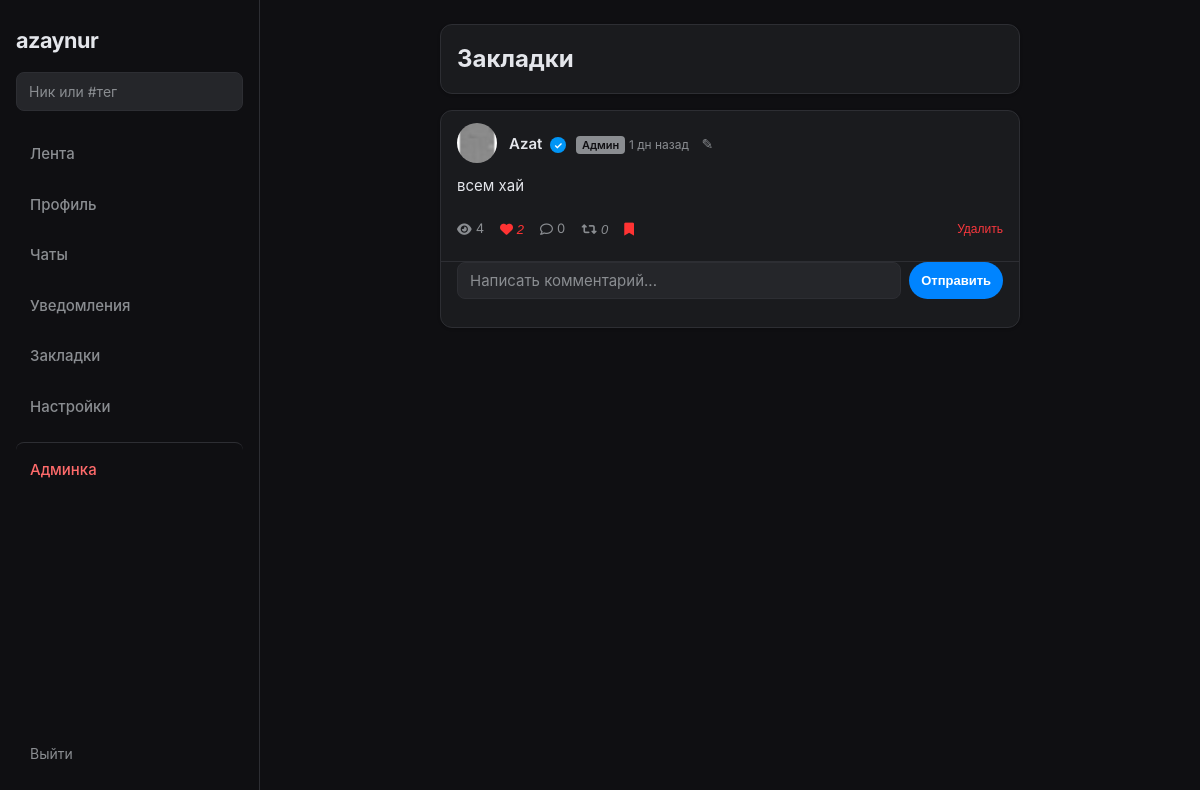
The app's page /saved (signed in) with its own data.
### app.py (models this page shows, shortened)
class Post(db.Model):
    id = db.Column(db.Integer, primary_key=True)
    user_id = db.Column(db.Integer, db.ForeignKey('user.id'), nullable=False)
    body = db.Column(db.Text, nullable=False)
    image = db.Column(db.String(200), nullable=True)
    created_at = db.Column(db.DateTime, default=datetime.utcnow)
    edited_at = db.Column(db.DateTime, nullable=True)
    user = db.relationship('User', backref=db.backref('posts', lazy='dynamic'))
    def likes_count(self):
        return PostLike.query.filter_by(post_id=self.id).count()
    def comments_count(self):
        return Comment.query.filter_by(post_id=self.id).count()
    def reposts_count(self):
        return Repost.query.filter_by(post_id=self.id).count()
    def views_count(self):
        return PostView.query.filter_by(post_id=self.id).count()
    def ordered_comments(self):
        return self.comments.order_by(Comment.created_at.asc()).all()

class User(UserMixin, db.Model):
    id = db.Column(db.Integer, primary_key=True)
    username = db.Column(db.String(80), unique=True, nullable=False)
    email = db.Column(db.String(120), unique=True, nullable=False)
    password = db.Column(db.String(128), nullable=False)
    avatar = db.Column(db.String(200), default='default.jpg')
    bio = db.Column(db.String(500), nullable=True)
    is_verified = db.Column(db.Boolean, default=False)
    verification_type = db.Column(db.String(20), nullable=True)  # gold, vip, exclusive
    custom_status = db.Column(db.String(100), nullable=True)
    is_admin = db.Column(db.Boolean, default=False)
    banned_until = db.Column(db.DateTime, nullable=True)
    last_seen = db.Column(db.DateTime, nullable=True)

### app.py (the view)
@app.route('/saved')
@login_required
def saved():
    saved_list = SavedPost.query.filter_by(user_id=current_user.id).order_by(SavedPost.created_at.desc()).all()
    saved_ids = [s.post_id for s in saved_list]
    posts = Post.query.filter(Post.id.in_(saved_ids)).all() if saved_ids else []
    order = {pid: i for i, pid in enumerate(saved_ids)}
    posts.sort(key=lambda p: order.get(p.id, 999))
    post_ids = [p.id for p in posts]
    liked = {r.post_id for r in PostLike.query.filter(PostLike.post_id.in_(post_ids), PostLike.user_id == current_user.id).all()} if post_ids else set()
    reposted = {r.post_id for r in Repost.query.filter(Repost.post_id.in_(post_ids), Repost.user_id == current_user.id).all()} if post_ids else set()
    saved = set(post_ids)
    feed_items = [('post', p, None) for p in posts]
    return render_template('saved.html', feed_items=feed_items, liked=liked, reposted=reposted, saved=saved)

### app.py (called while the page is built)
@login_manager.user_loader
def load_user(user_id):
    return User.query.get(int(user_id))

@app.before_request
def update_last_seen():
    if current_user.is_authenticated:
        now = datetime.utcnow()
        if not current_user.last_seen or (now - current_user.last_seen).total_seconds() > 60:
            current_user.last_seen = now
            db.session.commit()

def linkify_post(text):
    if not text:
        return Markup('')
    text = escape(text)
    def repl_hashtag(m):
        tag = m.group(1)
        return f'<a href="/tag/{quote(tag)}" class="hashtag">#{tag}</a>'
    text = re.sub(r'#([a-zA-Zа-яА-ЯёЁ0-9_]+)', repl_hashtag, text)
    text = re.sub(r'@([a-zA-Z0-9_]+)', r'<a href="/u/\1" class="mention">@\1</a>', text)
    return Markup(text)

@app.before_request
def check_banned():
    if current_user.is_authenticated and getattr(current_user, 'banned_until', None) and current_user.banned_until and current_user.banned_until > datetime.utcnow():
        from flask_login import logout_user
        logout_user()
        flash('Ваш аккаунт заблокирован. Ожидайте окончания блокировки.')
        return redirect(url_for('login'))

def time_ago(dt):
    if not dt:
        return ''
    delta = datetime.utcnow() - dt
    if delta.days > 365:
        return f'{delta.days // 365} г назад'
    if delta.days > 30:
        return f'{delta.days // 30} мес назад'
    if delta.days > 0:
        return f'{delta.days} дн назад'
    if delta.seconds >= 3600:
        return f'{delta.seconds // 3600} ч назад'
    if delta.seconds >= 60:
        return f'{delta.seconds // 60} мин назад'
    return 'только что'

@app.context_processor
def inject_globals():
    d = {'predefined_statuses': PREDEFINED_STATUSES}
    if current_user.is_authenticated:
        d['notifications_count'] = min(Notification.query.filter_by(user_id=current_user.id, read=False).count(), 99)
    else:
        d['notifications_count'] = 0
    return d

### templates/saved.html
{% extends "base.html" %}
{% block content %}
<div class="feed-card">
    <h2>Закладки</h2>
</div>
{% for item in feed_items %}
{% set post = item[1] %}
{% set show_comment_form = True %}
{% include '_post_card.html' %}
{% endfor %}
{% endblock %}

### templates/_post_card.html (shortened to what this page needs)
{% set _saved = saved if saved is defined else [] %}
{% set _liked = liked if liked is defined else [] %}
{% set _reposted = reposted if reposted is defined else [] %}
<article class="feed-card post-card" data-post-id="{{ post.id }}">
    <div class="post-header">
        <a href="{{ url_for('profile', username=post.user.username) }}" class="mini-avatar">
            <img src="{{ url_for('static', filename='uploads/avatars/' + post.user.avatar) }}" alt="" onerror="this.src='https://ui-avatars.com/api/?name={{ post.user.username }}&size=40&background=25262a&color=8a8d91';">
        </a>
        <div class="post-user-info">
            <a href="{{ url_for('profile', username=post.user.username) }}" class="user-name">
                {{ post.user.username }}
                {% if post.user.is_verified %}
                    {% if post.user.verification_type == 'vip' %}<span class="badge badge-vip"></span>{% endif %}
                {% endif %}
                {% if post.user.is_admin %}<span class="badge-admin">Админ</span>{% endif %}
            </a>
            <span class="post-time" title="{{ post.created_at.strftime('%d.%m.%Y %H:%M') if post.created_at else '' }}">{{ post.created_at|time_ago }}{% if post.edited_at %} · ред. {{ post.edited_at|time_ago }}{% endif %}</span>
            {% if current_user.id == post.user_id %}<a href="{{ url_for('edit_post', post_id=post.id) }}" class="btn-edit-post" title="Редактировать">✎</a>{% endif %}
        </div>
    </div>
    <p class="post-text">{{ post.body|linkify }}</p>
    <div class="post-stats">
        <span class="stat-views" title="Просмотры"><i class="fa-solid fa-eye"></i> {{ post.views_count() }}</span>
        <span class="stat-likes"><button type="button" class="btn-stat like-btn {% if post.id in _liked %}active{% endif %}" data-post-id="{{ post.id }}" title="Нравится"><i class="fa-{% if post.id in _liked %}solid{% else %}regular{% endif %} fa-heart"></i> <em class="like-count">{{ post.likes_count() }}</em></button></span>
        <span class="stat-comments"><i class="fa-regular fa-comment"></i> {{ post.comments_count() }}</span>
        <span class="stat-reposts"><button type="button" class="btn-stat repost-btn {% if post.id in _reposted %}active{% endif %}" data-post-id="{{ post.id }}" title="Репост"><i class="fa-solid fa-retweet"></i> <em class="repost-count">{{ post.reposts_count() }}</em></button></span>
        <span class="stat-save"><button type="button" class="btn-stat save-btn {% if post.id in _saved %}active{% endif %}" data-post-id="{{ post.id }}" title="Сохранить"><i class="fa-{% if post.id in _saved %}solid{% else %}regular{% endif %} fa-bookmark"></i></button></span>
        {% if current_user.id == post.user_id or current_user.is_admin %}
        <span class="stat-delete">
            <form method="POST" action="{{ url_for('delete_post', post_id=post.id) }}" class="delete-post-form" onsubmit="return confirm('Удалить пост?');" style="display:inline;">
                <button type="submit" class="btn-stat btn-delete" title="Удалить">Удалить</button>
            </form>
        </span>
        {% endif %}
    </div>
    {% if show_comment_form|default(True) %}
    <div class="post-comments">
        <form class="comment-form" method="POST" action="{{ url_for('post_comment', post_id=post.id) }}">
            <input type="text" name="body" placeholder="Написать комментарий..." required maxlength="500">
            <button type="submit" class="btn-primary btn-sm">Отправить</button>
        </form>
    </div>
    {% endif %}
</article>

### static/css/style.css (style rules this page uses)
:root { --bg-main: #0f0f12; --bg-card: #1a1b1e; --bg-input: #25262a; --border: 1px solid #2d2e33; --text-main: #e4e6eb; --text-dim: #8a8d91; --accent: #0084ff; --accent-hover: #006dd1; --error: #fa383e; --radius: 12px; --radius-sm: 8px; }
* { box-sizing: border-box; margin: 0; padding: 0; }
body { background-color: var(--bg-main); color: var(--text-main); font-family: 'Inter', -apple-system, BlinkMacSystemFont, sans-serif; min-height: 100vh; line-height: 1.5; }
a { color: inherit; text-decoration: none; }
.feed-card { background: var(--bg-card); border: var(--border); border-radius: var(--radius); padding: 16px; margin-bottom: 16px; box-shadow: 0 1px 3px rgba(0, 0, 0, 0.2); }
.mini-avatar { width: 40px; height: 40px; border-radius: 50%; overflow: hidden; flex-shrink: 0; background: var(--bg-input); }
.mini-avatar img { width: 100%; height: 100%; object-fit: cover; }
.btn-primary, .btn-primary-blue { background: var(--accent); color: #fff; border: none; padding: 10px 20px; border-radius: 20px; font-weight: 600; font-size: 14px; cursor: pointer; transition: background 0.2s; }
.post-card { padding: 0; overflow: hidden; }
.post-header { display: flex; align-items: center; padding: 12px 16px; position: relative; }
.post-user-info { flex: 1; margin-left: 12px; min-width: 0; }
.user-name { font-weight: 600; font-size: 15px; color: var(--text-main); }
.post-time { font-size: 12px; color: var(--text-dim); }
.post-text { padding: 0 16px 12px; font-size: 15px; color: var(--text-main); }
.post-stats { display: flex; align-items: center; gap: 16px; padding: 8px 16px 12px; font-size: 13px; color: var(--text-dim); }
.post-stats .stat-views, .post-stats .stat-likes, .post-stats .stat-comments, .post-stats .stat-reposts, .post-stats .stat-save { display: flex; align-items: center; gap: 4px; }
.btn-edit-post { margin-left: 8px; color: var(--text-dim); font-size: 14px; }
.btn-stat { background: none; border: none; color: var(--text-dim); cursor: pointer; padding: 4px 0; font-size: 13px; }
.btn-stat:hover, .btn-stat.active { color: #f33; }
.post-comments { padding: 0 16px 16px; border-top: var(--border); margin-top: 8px; }
.comment-form { display: flex; gap: 8px; margin-bottom: 12px; }
.comment-form input { flex: 1; padding: 8px 12px; }
.btn-sm { padding: 6px 12px; font-size: 13px; }
.badge { display: inline-flex; align-items: center; justify-content: center; margin-left: 4px; }
.badge-vip::after { content: '✓'; background: #0095f6; color: #fff; width: 16px; height: 16px; border-radius: 50%; display: inline-flex; align-items: center; justify-content: center; font-size: 10px; font-weight: bold; }
.btn-delete { color: var(--error); font-size: 12px; }
.post-stats .stat-delete { margin-left: auto; }
.badge-admin { font-size: 11px; background: var(--text-dim); color: var(--bg-main); padding: 2px 6px; border-radius: 4px; margin-left: 6px; }
input, textarea { width: 100%; background: var(--bg-input); border: var(--border); padding: 12px 14px; color: var(--text-main); border-radius: var(--radius-sm); font-family: inherit; font-size: 15px; outline: none; transition: border-color 0.2s; }
input::placeholder, textarea::placeholder { color: var(--text-dim); }

### records on screen
Post: avatar (picture), created_at "1 дн назад", body|linkify "всем хай", views_count "4", likes_count "2", comments_count "0", reposts_count "0"
User: user.username "Azat"
